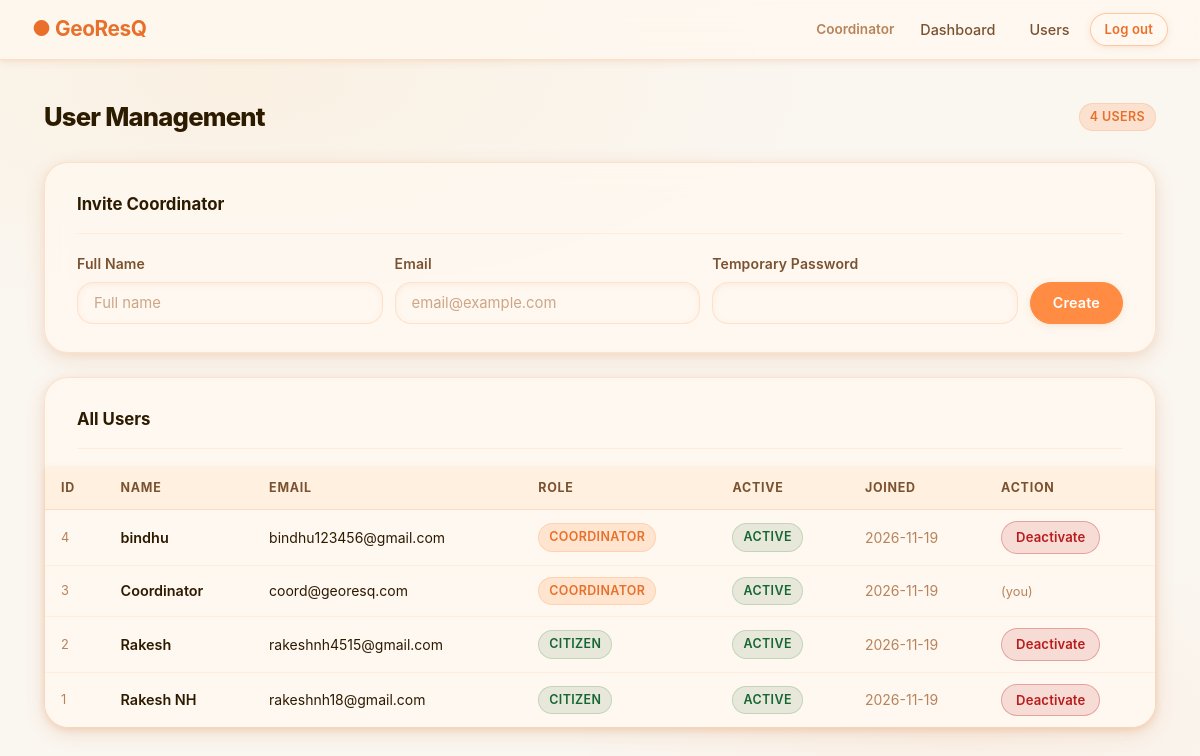
Screenshot of /auth/admin/users (signed in) with the database file from the repository.
### backend/models/user.py (models this page shows, shortened)
class User(UserMixin, db.Model):
    __tablename__ = "users"
    id: Mapped[int] = mapped_column(Integer, primary_key=True, autoincrement=True)
    email: Mapped[str] = mapped_column(String(255), unique=True, nullable=False, index=True)
    password_hash: Mapped[str] = mapped_column(String(72), nullable=False)
    full_name: Mapped[str] = mapped_column(String(255), nullable=False)
    role: Mapped[UserRole] = mapped_column(
        Enum(UserRole), nullable=False, default=UserRole.citizen
    )
    is_active: Mapped[bool] = mapped_column(Boolean, nullable=False, default=True)
    created_at: Mapped[datetime] = mapped_column(
        DateTime, nullable=False, server_default=func.now()
    )
    updated_at: Mapped[datetime] = mapped_column(
        DateTime, nullable=False, server_default=func.now(), onupdate=func.now()
    )
    @property
    def is_coordinator(self) -> bool:
        return self.role == UserRole.coordinator

### backend/routes/auth.py (the view)
@auth_bp.route("/admin/users", methods=["GET"])
@login_required
@coordinator_required
def admin_users():
    users = db.session.scalars(select(User).order_by(User.created_at.desc())).all()
    invite_form = InviteCoordinatorForm()
    return render_template("auth/admin_users.html", users=users, invite_form=invite_form)

### backend/utils/forms.py (shortened to what this page needs)
class InviteCoordinatorForm(FlaskForm):
    full_name = StringField(
        "Full Name",
        validators=[DataRequired(), Length(min=2, max=255)],
    )
    email = EmailField(
        "Email",
        validators=[DataRequired(), Email(check_deliverability=False), Length(max=255)],
    )
    password = PasswordField(
        "Temporary Password",
        validators=[DataRequired(), Length(min=8, max=72)],
    )

### backend/models/user.py (called while the page is built)
@login_manager.user_loader
def load_user(user_id: str) -> User | None:
    return db.session.get(User, int(user_id))

### frontend/templates/auth/admin_users.html (shortened to what this page needs)
{% extends "base.html" %}
{% block content %}
<div class="flex items-center justify-between mb-3">
  <h1 style="font-size:1.6rem;font-weight:800;letter-spacing:-0.03em">User Management</h1>
  <span class="badge badge-orange">{{ users|length }} users</span>
</div>
<div class="card mb-3">
  <div class="card-header">
    <span>Invite Coordinator</span>
  </div>
  <form method="post" action="{{ url_for('auth.admin_invite_coordinator') }}" novalidate>
    <div style="display:grid;grid-template-columns:1fr 1fr 1fr auto;gap:12px;align-items:end">
      <div class="form-group" style="margin-bottom:0">
        {{ invite_form.full_name.label }}
        {{ invite_form.full_name(class="form-control", placeholder="Full name") }}
      </div>
      <div class="form-group" style="margin-bottom:0">
        {{ invite_form.email.label }}
        {{ invite_form.email(class="form-control", placeholder="email@example.com") }}
      </div>
      <div class="form-group" style="margin-bottom:0">
        {{ invite_form.password.label }}
        {{ invite_form.password(class="form-control") }}
      </div>
      <button type="submit" class="btn btn-primary" style="margin-top:4px">Create</button>
    </div>
  </form>
</div>
<div class="card">
  <div class="card-header">
    <span>All Users</span>
  </div>
  <div class="table-wrap" style="margin:0 -32px -28px;border:none;border-radius:0 0 var(--radius-lg) var(--radius-lg)">
    <table>
      <thead>
        <tr>
          <th>ID</th><th>Name</th><th>Email</th><th>Role</th><th>Active</th><th>Joined</th><th>Action</th>
        </tr>
      </thead>
      <tbody>
        {% for u in users %}
        <tr style="{{ 'opacity:0.5' if not u.is_active }}">
          <td class="text-muted text-xs">{{ u.id }}</td>
          <td class="font-semibold">{{ u.full_name }}</td>
          <td class="text-sm">{{ u.email }}</td>
          <td>
            <span class="badge {% if u.role.value == 'coordinator' %}badge-orange{% else %}badge-verified{% endif %}">
              {{ u.role.value }}
            </span>
          </td>
          <td>
            <span class="badge {% if u.is_active %}badge-verified{% else %}badge-incomplete{% endif %}">
              {{ "Active" if u.is_active else "Inactive" }}
            </span>
          </td>
          <td class="text-sm text-muted">{{ u.created_at.strftime('%Y-%m-%d') }}</td>
          <td>
            {% if u.id != current_user.id %}
            <form method="post" action="{{ url_for('auth.admin_toggle_user', user_id=u.id) }}" style="display:inline">
              <button type="submit" class="btn btn-sm {% if u.is_active %}btn-danger{% else %}btn-secondary{% endif %}">
                {{ "Deactivate" if u.is_active else "Activate" }}
              </button>
            </form>
            {% else %}
            <span class="text-muted text-xs">(you)</span>
            {% endif %}
          </td>
        </tr>
        {% endfor %}
      </tbody>
    </table>
  </div>
</div>
{% endblock %}

### frontend/templates/base.html (shortened to what this page needs)
<!DOCTYPE html>
<html lang="en">
<head>
  <link rel="stylesheet" href="{{ url_for('static', filename='css/main.css') }}">
</head>
<body>
  <nav class="navbar">
    <a class="navbar-brand" href="{{ url_for('public.index') }}">
      &#9679; GeoResQ
    </a>
    <div class="nav-links">
      {% if current_user.is_authenticated %}
        <span style="font-size:0.85rem;font-weight:600;color:var(--text-muted);padding:0 6px;">
          {{ current_user.full_name }}
        </span>
        {% if current_user.is_coordinator %}
          <a href="{{ url_for('coordinator.dashboard') }}">Dashboard</a>
          <a href="{{ url_for('auth.admin_users') }}">Users</a>
        {% else %}
          <a href="{{ url_for('public.index') }}">Home</a>
        {% endif %}
        <form method="post" action="{{ url_for('auth.logout') }}" style="display:inline;margin:0">
          <button type="submit" class="btn btn-secondary btn-sm">Log out</button>
        </form>
      {% else %}
        <a href="{{ url_for('public.report') }}">Report Incident</a>
        <a href="{{ url_for('public.relief') }}">Request Relief</a>
        <a href="{{ url_for('auth.login') }}">Log in</a>
        <a href="{{ url_for('auth.register') }}" class="btn-nav-primary">Register</a>
      {% endif %}
    </div>
  </nav>
  <main class="container">
    {% block content %}{% endblock %}
  </main>
</body>
</html>

### rows the page displays
User: full_name "Coordinator", id "3", email "coord@georesq.com", role.value "COORDINATOR", is_active "ACTIVE", created_at "2026-11-19", shows "(you)"
User: id "4", full_name "bindhu", email "bindhu123456@gmail.com", role.value "COORDINATOR", is_active "ACTIVE", created_at "2026-11-19", is_active "Deactivate"
User: id "2", full_name "Rakesh", email "rakeshnh4515@gmail.com", role.value "CITIZEN", is_active "ACTIVE", created_at "2026-11-19", is_active "Deactivate"
User: id "1", full_name "Rakesh NH", email "rakeshnh18@gmail.com", role.value "CITIZEN", is_active "ACTIVE", created_at "2026-11-19", is_active "Deactivate"

### other values shown
{{ users|length }} "4"
{{ invite_form.full_name.label }} "Full Name"
{{ invite_form.email.label }} "Email"
{{ invite_form.password.label }} "Temporary Password"
